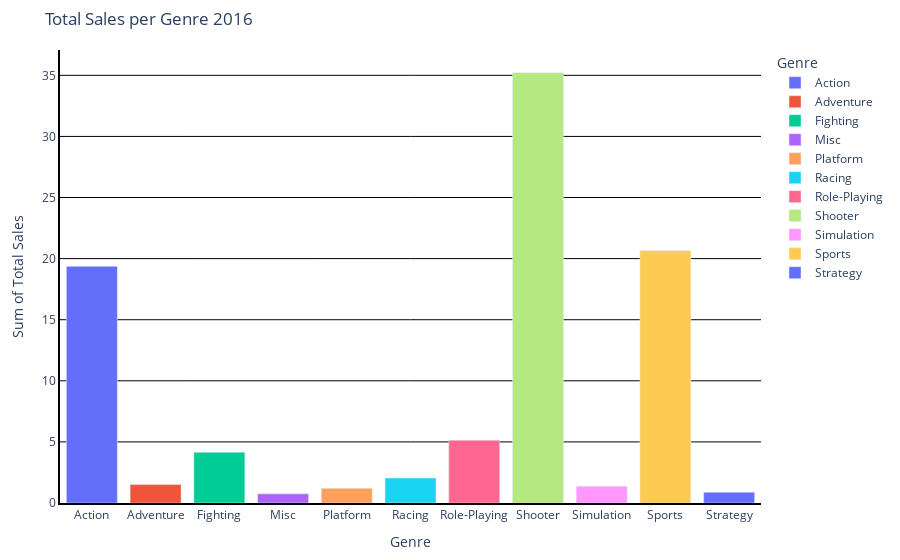

The code cell stored with this chart in its notebook:
### Markdown cell above
Code Meaning:
1) Use px.bar() in order to create a bar chart with the data from the g_2016 dataframe titled: "Total Sales per Genre 2016".
2) Use the genre column of the g_2016 dataframe as the x axis and the total_sales_sum column as the y axis.
3) Relabel x and y axes appropriately.
4) Set the color parameter to 'genre' in order to color code the values along the x axis.
5) Use the update_layout() method and the plot_bgcolor, yaxis, showgrid, gridcolor and margin parameters in order to create a chart with a white background, and black, visible gridlines along the y axis with appropriate margin sizes.
6) Use the update_xaxes method along with the showline, linewidth and linecolor parameters in order to create a black line border around the x axis.
7) Use the update_yaxes method along with the showline, linewidth and linecolor parameters in order to create a black line border around the y axis.
8) Use the show() method in order to display the chart.

### Code cell
g_bar_2016 = px.bar(g_2016,x='genre', y='total_sales_sum',labels={"total_sales_sum": "Sum of Total Sales", "genre": "Genre"}, title='Total Sales per Genre 2016', color='genre')
g_bar_2016.update_layout(plot_bgcolor='white', yaxis=dict(showgrid=True, gridcolor='black'), margin=dict(l=60, r=60, t=50, b=50))
g_bar_2016.update_xaxes(showline=True, linewidth=2, linecolor='black')
g_bar_2016.update_yaxes(showline=True, linewidth=2, linecolor='black')
g_bar_2016.show()

### Figure 1 — Plotly figure (JSON) as saved in the notebook; plotly's stock layout.template omitted (floating-point values rounded to 4 significant figures)
{"data": [{"alignmentgroup": "True", "hovertemplate": "Genre=%{x}<br>Sum of Total Sales=%{y}<extra></extra>", "legendgroup": "Action", "marker": {"color": "#636efa", "pattern": {"shape": ""}}, "name": "Action", "offsetgroup": "Action", "orientation": "v", "showlegend": true, "textposition": "auto", "type": "bar", "x": ["Action"], "xaxis": "x", "y": [19.37], "yaxis": "y"}, {"alignmentgroup": "True", "hovertemplate": "Genre=%{x}<br>Sum of Total Sales=%{y}<extra></extra>", "legendgroup": "Adventure", "marker": {"color": "#EF553B", "pattern": {"shape": ""}}, "name": "Adventure", "offsetgroup": "Adventure", "orientation": "v", "showlegend": true, "textposition": "auto", "type": "bar", "x": ["Adventure"], "xaxis": "x", "y": [1.51], "yaxis": "y"}, {"alignmentgroup": "True", "hovertemplate": "Genre=%{x}<br>Sum of Total Sales=%{y}<extra></extra>", "legendgroup": "Fighting", "marker": {"color": "#00cc96", "pattern": {"shape": ""}}, "name": "Fighting", "offsetgroup": "Fighting", "orientation": "v", "showlegend": true, "textposition": "auto", "type": "bar", "x": ["Fighting"], "xaxis": "x", "y": [4.15], "yaxis": "y"}, {"alignmentgroup": "True", "hovertemplate": "Genre=%{x}<br>Sum of Total Sales=%{y}<extra></extra>", "legendgroup": "Misc", "marker": {"color": "#ab63fa", "pattern": {"shape": ""}}, "name": "Misc", "offsetgroup": "Misc", "orientation": "v", "showlegend": true, "textposition": "auto", "type": "bar", "x": ["Misc"], "xaxis": "x", "y": [0.75], "yaxis": "y"}, {"alignmentgroup": "True", "hovertemplate": "Genre=%{x}<br>Sum of Total Sales=%{y}<extra></extra>", "legendgroup": "Platform", "marker": {"color": "#FFA15A", "pattern": {"shape": ""}}, "name": "Platform", "offsetgroup": "Platform", "orientation": "v", "showlegend": true, "textposition": "auto", "type": "bar", "x": ["Platform"], "xaxis": "x", "y": [1.2], "yaxis": "y"}, {"alignmentgroup": "True", "hovertemplate": "Genre=%{x}<br>Sum of Total Sales=%{y}<extra></extra>", "legendgroup": "Racing", "marker": {"color": "#19d3f3", "pattern": {"shape": ""}}, "name": "Racing", "offsetgroup": "Racing", "orientation": "v", "showlegend": true, "textposition": "auto", "type": "bar", "x": ["Racing"], "xaxis": "x", "y": [2.04], "yaxis": "y"}, {"alignmentgroup": "True", "hovertemplate": "Genre=%{x}<br>Sum of Total Sales=%{y}<extra></extra>", "legendgroup": "Role-Playing", "marker": {"color": "#FF6692", "pattern": {"shape": ""}}, "name": "Role-Playing", "offsetgroup": "Role-Playing", "orientation": "v", "showlegend": true, "textposition": "auto", "type": "bar", "x": ["Role-Playing"], "xaxis": "x", "y": [5.14], "yaxis": "y"}, {"alignmentgroup": "True", "hovertemplate": "Genre=%{x}<br>Sum of Total Sales=%{y}<extra></extra>", "legendgroup": "Shooter", "marker": {"color": "#B6E880", "pattern": {"shape": ""}}, "name": "Shooter", "offsetgroup": "Shooter", "orientation": "v", "showlegend": true, "textposition": "auto", "type": "bar", "x": ["Shooter"], "xaxis": "x", "y": [35.22], "yaxis": "y"}, {"alignmentgroup": "True", "hovertemplate": "Genre=%{x}<br>Sum of Total Sales=%{y}<extra></extra>", "legendgroup": "Simulation", "marker": {"color": "#FF97FF", "pattern": {"shape": ""}}, "name": "Simulation", "offsetgroup": "Simulation", "orientation": "v", "showlegend": true, "textposition": "auto", "type": "bar", "x": ["Simulation"], "xaxis": "x", "y": [1.38], "yaxis": "y"}, {"alignmentgroup": "True", "hovertemplate": "Genre=%{x}<br>Sum of Total Sales=%{y}<extra></extra>", "legendgroup": "Sports", "marker": {"color": "#FECB52", "pattern": {"shape": ""}}, "name": "Sports", "offsetgroup": "Sports", "orientation": "v", "showlegend": true, "textposition": "auto", "type": "bar", "x": ["Sports"], "xaxis": "x", "y": [20.66], "yaxis": "y"}, {"alignmentgroup": "True", "hovertemplate": "Genre=%{x}<br>Sum of Total Sales=%{y}<extra></extra>", "legendgroup": "Strategy", "marker": {"color": "#636efa", "pattern": {"shape": ""}}, "name": "Strategy", "offsetgroup": "Strategy", "orientation": "v", "showlegend": true, "textposition": "auto", "type": "bar", "x": ["Strategy"], "xaxis": "x", "y": [0.88], "yaxis": "y"}], "layout": {"barmode": "relative", "legend": {"title": {"text": "Genre"}, "tracegroupgap": 0}, "margin": {"b": 50, "l": 60, "r": 60, "t": 50}, "plot_bgcolor": "white", "title": {"text": "Total Sales per Genre 2016"}, "xaxis": {"anchor": "y", "categoryarray": ["Action", "Adventure", "Fighting", "Misc", "Platform", "Racing", "Role-Playing", "Shooter", "Simulation", "Sports", "Strategy"], "categoryorder": "array", "domain": [0, 1], "linecolor": "black", "linewidth": 2, "showline": true, "title": {"text": "Genre"}}, "yaxis": {"anchor": "x", "domain": [0, 1], "gridcolor": "black", "linecolor": "black", "linewidth": 2, "showgrid": true, "showline": true, "title": {"text": "Sum of Total Sales"}}}}
